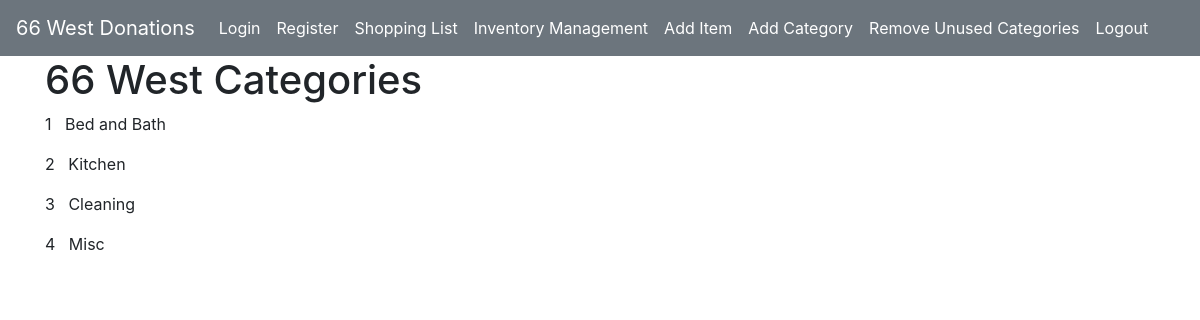
Screenshot of /categories (signed in) with the database file from the repository.
### tables this page shows
CREATE TABLE facilityDBCategories (
    id INTEGER PRIMARY KEY,
    category TEXT
);

### app.py (the view)
@app.route('/categories')
def categories():
    conn = get_db_connection()
    facilityDBCategory = conn.execute('SELECT * FROM facilityDBCategories').fetchall()
    conn.close()
    return render_template('categories.html', facilityDBCategory=facilityDBCategory)

### app.py (called while the page is built)
def get_db_connection():
    conn = sqlite3.connect('/home/dgrCrenshaw/donationsAppFlask/facilityDB.db')
    conn.row_factory = sqlite3.Row
    return conn

### templates/categories.html
{% extends 'base.html' %}
{% block content %}
    <h1>{% block title %} 66 West Categories {% endblock %}</h1>
{% if not session['logged_in']: %}
    <p>You must be logged in to access this function.<br>
    <p>Please <a href="{{ url_for('login')}}">login</a></p>
{% else %}
{% for categoryEntry in facilityDBCategory %}
    <p>{{ categoryEntry['id'] }} &nbsp; {{ categoryEntry['category'] }}</p>
{% endfor %}
{% endif %}
{% endblock %}

### rows the page displays
facilityDBCategories: id "1", category "Bed and Bath"
facilityDBCategories: id "2", category "Kitchen"
facilityDBCategories: id "3", category "Cleaning"
facilityDBCategories: id "4", category "Misc"
